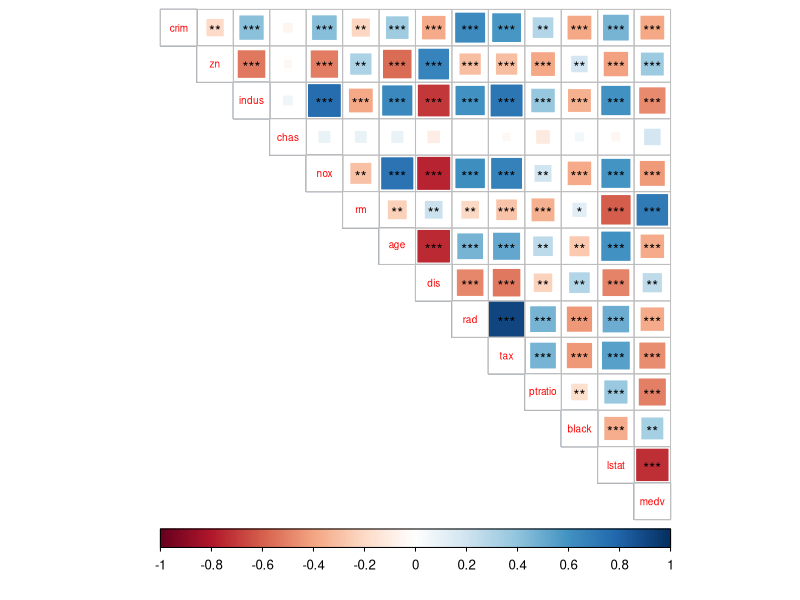
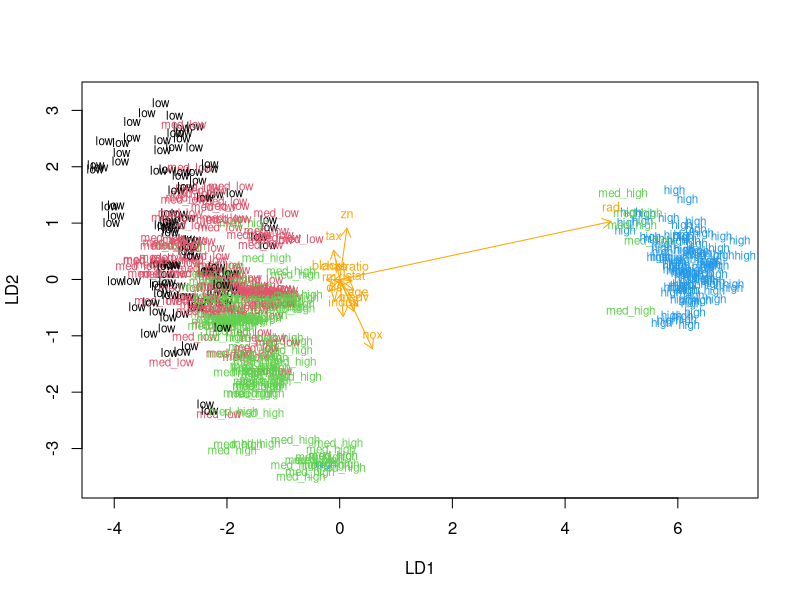
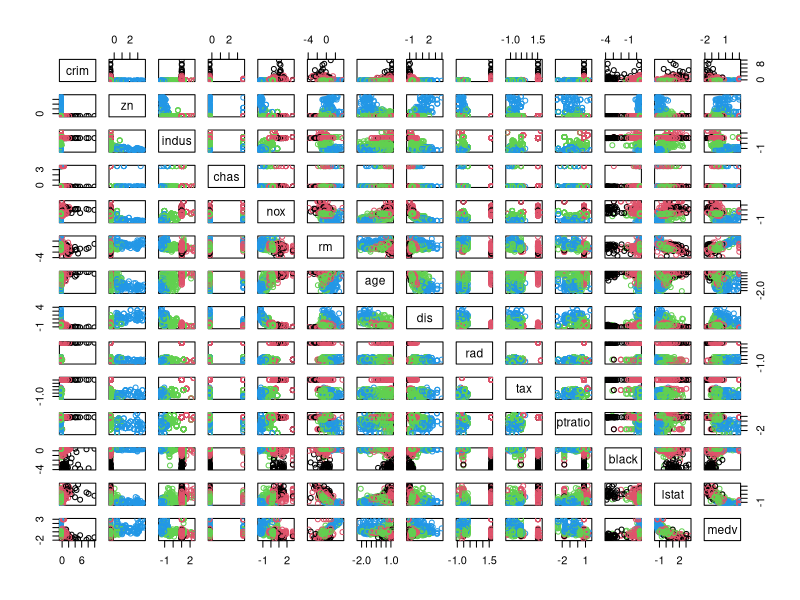
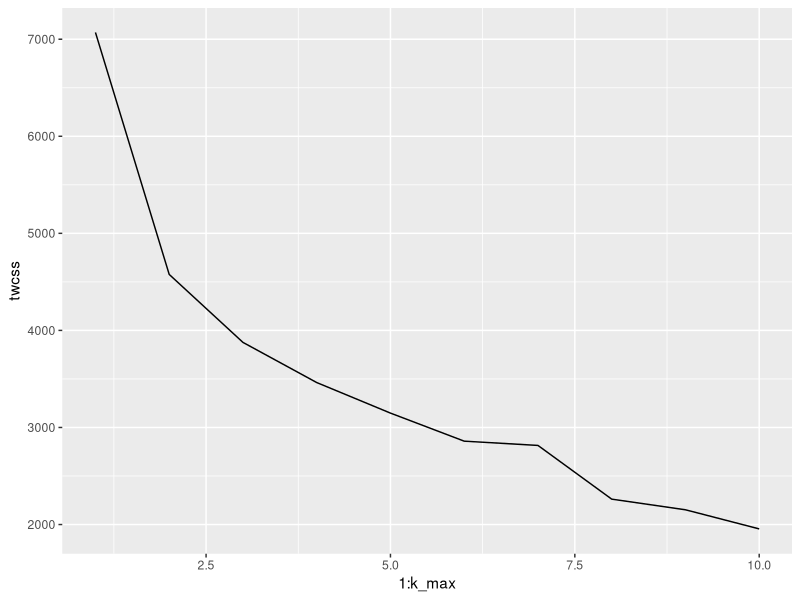
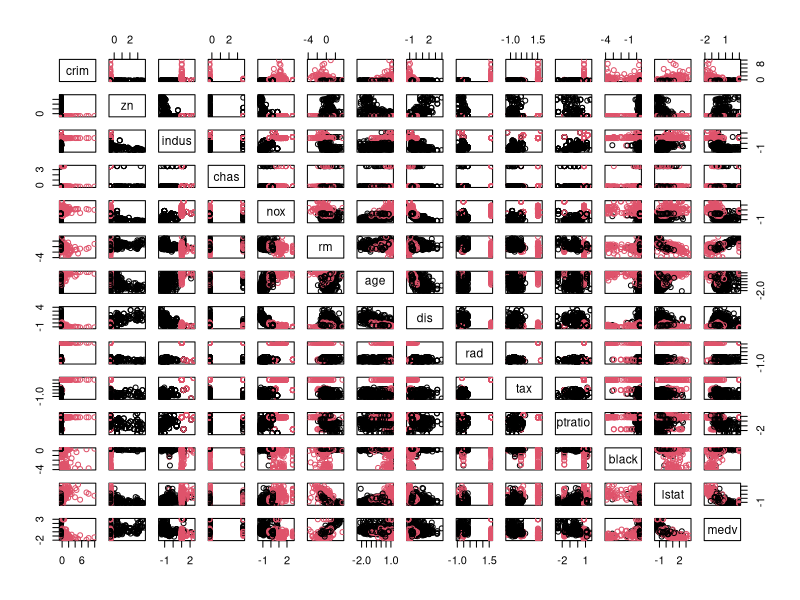
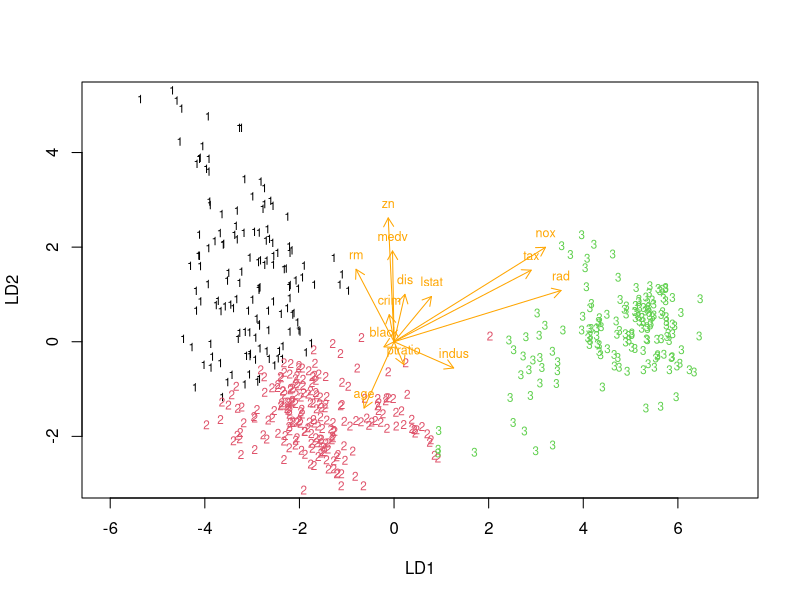

Reproduce these figures in R, in order.
## ---- chunk 1
library(MASS)
library(dplyr)
library(tidyr)
library(corrplot)
library(ggplot2)

data("Boston")

# structure and dimensions of the data
glimpse(Boston)

# summaries of variables
summary(Boston)

# graphical overview

cor_matrix<-cor(Boston) %>% round(digits = 2)

## measuring statistical significance of correlation coefficients
testRes <- cor.mtest(cor_matrix, conf.level = 0.95)

## plotting with significant level stars
corrplot(cor_matrix, p.mat = testRes$p, method="square", type="upper", cl.pos="b", tl.pos="d", tl.cex = 0.6, sig.level = c(0.001, 0.01, 0.05), pch.cex = 0.9, insig = 'label_sig', pch.col = 'black')

## ---- chunk 2
# centering and standardizing variables
boston_scaled <- scale(Boston)

boston_scaled <- as.data.frame(boston_scaled)

summary(boston_scaled)

## ---- chunk 3
# creating a quantile vector
bins <- quantile(boston_scaled$crim)

# creating a categorical variable 'crime'
values <- c("low", "med_low", "med_high", "high")
crime <- cut(boston_scaled$crim, breaks = bins, label = values, include.lowest = TRUE)

# removing original crim from the dataset
boston_scaled <- dplyr::select(boston_scaled, -crim)

# adding the new categorical value to scaled data
boston_scaled <- data.frame(boston_scaled, crime)

summary(boston_scaled$crime)

## ---- chunk 4
# number of rows in the Boston data set 
n <- nrow(boston_scaled)

# selecting randomly 80% of the rows
ind <- sample(n,  size = n * 0.8)

# train set
train <- boston_scaled[ind,]

# test set 
test <- boston_scaled[-ind,]

# saving the correct classes from test data
correct_classes <- test$crime

# removing the crime variable from test data
test <- dplyr::select(test, -crime)
## ---- chunk 5

lda.fit <- lda(crime ~ ., data = train)

# the function for lda biplot arrows
lda.arrows <- function(x, myscale = 1, arrow_heads = 0.1, color = "orange", tex = 0.75, choices = c(1,2)){
  heads <- coef(x)
  arrows(x0 = 0, y0 = 0, 
         x1 = myscale * heads[,choices[1]], 
         y1 = myscale * heads[,choices[2]], col=color, length = arrow_heads)
  text(myscale * heads[,choices], labels = row.names(heads), 
       cex = tex, col=color, pos=3)
}

# target classes as numeric
classes <- as.numeric(train$crime)

# plotting the lda results
plot(lda.fit, dimen = 2, col = classes, pch = classes)
lda.arrows(lda.fit, myscale = 1.5)
## ---- chunk 6
lda.pred <- predict(lda.fit, newdata = test)

table(correct = correct_classes, predicted = lda.pred$class)

## ---- chunk 7
# reloading data
data("Boston")

# scaling
Boston_scaled <- scale(Boston)

Boston_scaled <- as.data.frame(Boston_scaled)

## ---- chunk 8
# Euclidean distance
dist_eu <- dist(Boston_scaled)

# Manhattan distance
dist_man <- dist(Boston_scaled, method = "manhattan")

# summaries
summary(dist_eu)
summary(dist_man)

## ---- chunk 9
km <-kmeans(Boston_scaled, centers = 4)

pairs(Boston_scaled, col = km$cluster)

## ---- chunk 10
set.seed(123)

# determine the number of clusters
k_max <- 10

# calculate the total within sum of squares
twcss <- sapply(1:k_max, function(k){kmeans(Boston_scaled, k)$tot.withinss})

# visualize the results
qplot(x = 1:k_max, y = twcss, geom = 'line')

# k-means clustering
km <-kmeans(Boston_scaled, centers = 2)

# plot the Boston dataset with clusters
pairs(Boston_scaled, col = km$cluster)
## ---- chunk 11
# reloading data
data("Boston")

# scaling
boston_scale <- scale(Boston)
boston_scale <- as.data.frame(boston_scale)

# somehow knitting doesn't work with this varible
boston_scale <- dplyr::select(boston_scale, -chas)

set.seed(1234)

# running K-means algorithm
km <-kmeans(boston_scale, centers = 3)

# adding new clusters as target variable
clusters <- as.factor(km$cluster)

boston_scale <- mutate(boston_scale, clusters = clusters)

# running LDA
lda.fit2 <- lda(clusters ~ ., data = boston_scale)

# plotting the lda results
class <- as.numeric(boston_scale$clusters)

plot(lda.fit2, dimen = 2, col = class, pch = class)
lda.arrows(lda.fit2, myscale = 3)

